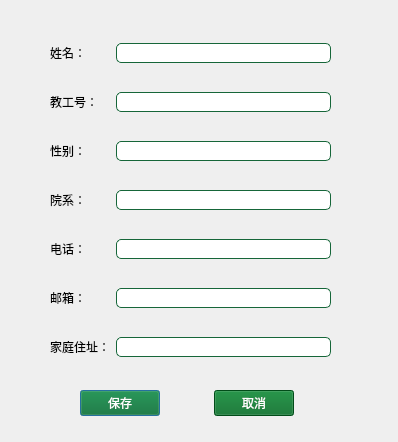
<?xml version="1.0" encoding="UTF-8"?>
<ui version="4.0">
 <class>EditInfoDialog</class>
 <widget class="QDialog" name="EditInfoDialog">
  <property name="geometry">
   <rect>
    <x>0</x>
    <y>0</y>
    <width>398</width>
    <height>442</height>
   </rect>
  </property>
  <property name="minimumSize">
   <size>
    <width>398</width>
    <height>442</height>
   </size>
  </property>
  <property name="maximumSize">
   <size>
    <width>398</width>
    <height>442</height>
   </size>
  </property>
  <property name="windowTitle">
   <string>编辑信息</string>
  </property>
  <property name="styleSheet">
   <string notr="true">QLineEdit {
    border-width: 1px;
    padding: 1px;
    border-style: solid;
	border-color: rgb(22, 102, 57);
    border-radius: 5px;
}

/* As mentioned above, eliminate the padding and increase the border. */
QLineEdit:focus:focus {
    border-width: 3px;
    padding: 0px;
}</string>
  </property>
  <widget class="QWidget" name="layoutWidget">
   <property name="geometry">
    <rect>
     <x>50</x>
     <y>20</y>
     <width>281</width>
     <height>361</height>
    </rect>
   </property>
   <layout class="QGridLayout" name="gridLayout">
    <item row="1" column="0" colspan="2">
     <widget class="QLabel" name="label_2">
      <property name="text">
       <string>教工号：</string>
      </property>
     </widget>
    </item>
    <item row="1" column="2">
     <widget class="QLineEdit" name="idlineEdit">
      <property name="readOnly">
       <bool>true</bool>
      </property>
     </widget>
    </item>
    <item row="2" column="0" colspan="2">
     <widget class="QLabel" name="label_3">
      <property name="text">
       <string>性别：</string>
      </property>
     </widget>
    </item>
    <item row="2" column="2">
     <widget class="QLineEdit" name="sexlineEdit"/>
    </item>
    <item row="3" column="0" colspan="2">
     <widget class="QLabel" name="label_5">
      <property name="text">
       <string>院系：</string>
      </property>
     </widget>
    </item>
    <item row="3" column="2">
     <widget class="QLineEdit" name="departlineEdit"/>
    </item>
    <item row="4" column="0" colspan="2">
     <widget class="QLabel" name="label_6">
      <property name="text">
       <string>电话：</string>
      </property>
     </widget>
    </item>
    <item row="4" column="2">
     <widget class="QLineEdit" name="phonelineEdit"/>
    </item>
    <item row="5" column="0" colspan="2">
     <widget class="QLabel" name="label_7">
      <property name="text">
       <string>邮箱：</string>
      </property>
     </widget>
    </item>
    <item row="5" column="2">
     <widget class="QLineEdit" name="emaillineEdit"/>
    </item>
    <item row="6" column="0" colspan="2">
     <widget class="QLabel" name="label_4">
      <property name="text">
       <string>家庭住址：</string>
      </property>
     </widget>
    </item>
    <item row="6" column="2">
     <widget class="QLineEdit" name="addresslineEdit"/>
    </item>
    <item row="0" column="2">
     <widget class="QLineEdit" name="namelineEdit">
      <property name="readOnly">
       <bool>true</bool>
      </property>
     </widget>
    </item>
    <item row="0" column="0" colspan="2">
     <widget class="QLabel" name="label">
      <property name="text">
       <string>姓名：</string>
      </property>
     </widget>
    </item>
   </layout>
  </widget>
  <widget class="QWidget" name="layoutWidget">
   <property name="geometry">
    <rect>
     <x>80</x>
     <y>390</y>
     <width>214</width>
     <height>26</height>
    </rect>
   </property>
   <layout class="QHBoxLayout" name="horizontalLayout">
    <item>
     <widget class="QPushButton" name="saveButton">
      <property name="styleSheet">
       <string notr="true">color: rgb(255, 255, 255);
background-color: rgb(2, 106, 35);
</string>
      </property>
      <property name="text">
       <string>保存</string>
      </property>
     </widget>
    </item>
    <item>
     <spacer name="horizontalSpacer">
      <property name="orientation">
       <enum>Qt::Horizontal</enum>
      </property>
      <property name="sizeHint" stdset="0">
       <size>
        <width>40</width>
        <height>20</height>
       </size>
      </property>
     </spacer>
    </item>
    <item>
     <widget class="QPushButton" name="cancelButton">
      <property name="styleSheet">
       <string notr="true">color: rgb(255, 255, 255);
background-color: rgb(2, 106, 35);</string>
      </property>
      <property name="text">
       <string>取消</string>
      </property>
     </widget>
    </item>
   </layout>
  </widget>
 </widget>
 <resources/>
 <connections/>
</ui>
